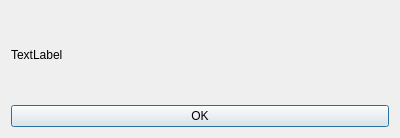
<?xml version="1.0" encoding="UTF-8"?>
<ui version="4.0">
 <class>msgdialog</class>
 <widget class="QDialog" name="msgdialog">
  <property name="geometry">
   <rect>
    <x>0</x>
    <y>0</y>
    <width>400</width>
    <height>138</height>
   </rect>
  </property>
  <property name="windowTitle">
   <string>Dialog</string>
  </property>
  <layout class="QVBoxLayout" name="verticalLayout">
   <item>
    <widget class="QLabel" name="label">
     <property name="text">
      <string>TextLabel</string>
     </property>
    </widget>
   </item>
   <item>
    <widget class="QPushButton" name="pushButton">
     <property name="text">
      <string>OK</string>
     </property>
    </widget>
   </item>
  </layout>
 </widget>
 <resources/>
 <connections>
  <connection>
   <sender>pushButton</sender>
   <signal>released()</signal>
   <receiver>msgdialog</receiver>
   <slot>close()</slot>
   <hints>
    <hint type="sourcelabel">
     <x>199</x>
     <y>279</y>
    </hint>
    <hint type="destinationlabel">
     <x>199</x>
     <y>149</y>
    </hint>
   </hints>
  </connection>
 </connections>
</ui>
